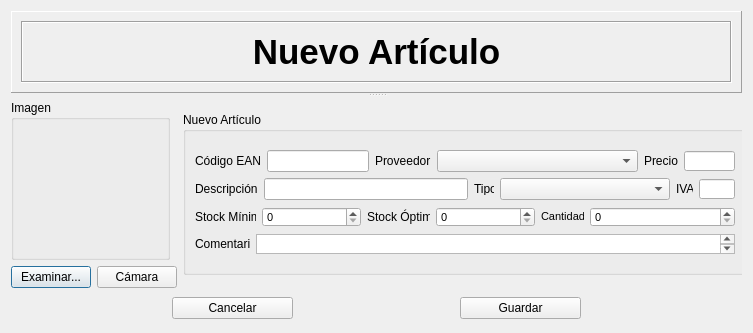
<?xml version="1.0" encoding="UTF-8"?>
<ui version="4.0">
 <class>DialogNuevoArticulo</class>
 <widget class="QDialog" name="DialogNuevoArticulo">
  <property name="geometry">
   <rect>
    <x>0</x>
    <y>0</y>
    <width>753</width>
    <height>333</height>
   </rect>
  </property>
  <property name="sizePolicy">
   <sizepolicy hsizetype="Fixed" vsizetype="Fixed">
    <horstretch>0</horstretch>
    <verstretch>0</verstretch>
   </sizepolicy>
  </property>
  <property name="minimumSize">
   <size>
    <width>753</width>
    <height>333</height>
   </size>
  </property>
  <property name="maximumSize">
   <size>
    <width>753</width>
    <height>333</height>
   </size>
  </property>
  <property name="windowTitle">
   <string>Dialog</string>
  </property>
  <layout class="QGridLayout" name="gridLayout_3">
   <item row="0" column="0">
    <widget class="QSplitter" name="splitter">
     <property name="orientation">
      <enum>Qt::Vertical</enum>
     </property>
     <widget class="QFrame" name="frame">
      <property name="sizePolicy">
       <sizepolicy hsizetype="Preferred" vsizetype="Fixed">
        <horstretch>0</horstretch>
        <verstretch>0</verstretch>
       </sizepolicy>
      </property>
      <property name="minimumSize">
       <size>
        <width>0</width>
        <height>82</height>
       </size>
      </property>
      <property name="maximumSize">
       <size>
        <width>16777215</width>
        <height>82</height>
       </size>
      </property>
      <property name="frameShape">
       <enum>QFrame::Panel</enum>
      </property>
      <property name="frameShadow">
       <enum>QFrame::Raised</enum>
      </property>
      <layout class="QHBoxLayout" name="horizontalLayout">
       <item>
        <widget class="QFrame" name="frame_2">
         <property name="frameShape">
          <enum>QFrame::Box</enum>
         </property>
         <property name="frameShadow">
          <enum>QFrame::Sunken</enum>
         </property>
         <layout class="QHBoxLayout" name="horizontalLayout_2">
          <item>
           <widget class="QLabel" name="label_6">
            <property name="text">
             <string>&lt;!DOCTYPE HTML PUBLIC &quot;-//W3C//DTD HTML 4.0//EN&quot; &quot;http://www.w3.org/TR/REC-html40/strict.dtd&quot;&gt;
&lt;html&gt;&lt;head&gt;&lt;meta name=&quot;qrichtext&quot; content=&quot;1&quot; /&gt;&lt;style type=&quot;text/css&quot;&gt;
p, li { white-space: pre-wrap; }
&lt;/style&gt;&lt;/head&gt;&lt;body style=&quot; font-family:'Ubuntu'; font-size:11pt; font-weight:400; font-style:normal;&quot;&gt;
&lt;p align=&quot;center&quot; style=&quot; margin-top:0px; margin-bottom:0px; margin-left:0px; margin-right:0px; -qt-block-indent:0; text-indent:0px;&quot;&gt;&lt;span style=&quot; font-size:26pt; font-weight:600;&quot;&gt;Nuevo Artículo&lt;/span&gt;&lt;/p&gt;&lt;/body&gt;&lt;/html&gt;</string>
            </property>
            <property name="alignment">
             <set>Qt::AlignCenter</set>
            </property>
           </widget>
          </item>
         </layout>
        </widget>
       </item>
      </layout>
     </widget>
     <widget class="QWidget" name="layoutWidget">
      <layout class="QVBoxLayout" name="verticalLayout">
       <item>
        <layout class="QHBoxLayout" name="horizontalLayout_18">
         <item>
          <layout class="QGridLayout" name="gridLayout">
           <item row="0" column="0">
            <widget class="QGroupBox" name="groupBox_2">
             <property name="sizePolicy">
              <sizepolicy hsizetype="Fixed" vsizetype="Fixed">
               <horstretch>159</horstretch>
               <verstretch>160</verstretch>
              </sizepolicy>
             </property>
             <property name="minimumSize">
              <size>
               <width>159</width>
               <height>160</height>
              </size>
             </property>
             <property name="maximumSize">
              <size>
               <width>159</width>
               <height>160</height>
              </size>
             </property>
             <property name="title">
              <string>Imagen</string>
             </property>
             <widget class="QLabel" name="lbImagen">
              <property name="geometry">
               <rect>
                <x>4</x>
                <y>20</y>
                <width>151</width>
                <height>131</height>
               </rect>
              </property>
              <property name="text">
               <string/>
              </property>
              <property name="textFormat">
               <enum>Qt::AutoText</enum>
              </property>
             </widget>
            </widget>
           </item>
           <item row="1" column="0">
            <layout class="QHBoxLayout" name="horizontalLayout_7">
             <item>
              <widget class="QPushButton" name="pbExaminar">
               <property name="text">
                <string>Examinar...</string>
               </property>
              </widget>
             </item>
             <item>
              <widget class="QPushButton" name="pbCamara">
               <property name="text">
                <string>Cámara</string>
               </property>
              </widget>
             </item>
            </layout>
           </item>
          </layout>
         </item>
         <item>
          <widget class="QGroupBox" name="groupBox">
           <property name="sizePolicy">
            <sizepolicy hsizetype="Fixed" vsizetype="Fixed">
             <horstretch>0</horstretch>
             <verstretch>0</verstretch>
            </sizepolicy>
           </property>
           <property name="minimumSize">
            <size>
             <width>564</width>
             <height>153</height>
            </size>
           </property>
           <property name="maximumSize">
            <size>
             <width>564</width>
             <height>163</height>
            </size>
           </property>
           <property name="title">
            <string>Nuevo Artículo</string>
           </property>
           <layout class="QGridLayout" name="gridLayout_2">
            <item row="0" column="0">
             <layout class="QVBoxLayout" name="verticalLayout_4">
              <item>
               <layout class="QVBoxLayout" name="verticalLayout_3">
                <item>
                 <layout class="QVBoxLayout" name="verticalLayout_2">
                  <item>
                   <layout class="QHBoxLayout" name="horizontalLayout_14">
                    <item>
                     <layout class="QHBoxLayout" name="horizontalLayout_3">
                      <item>
                       <widget class="QLabel" name="label_8">
                        <property name="text">
                         <string>Código EAN</string>
                        </property>
                       </widget>
                      </item>
                      <item>
                       <widget class="QLineEdit" name="leCodEAN">
                        <property name="maxLength">
                         <number>20</number>
                        </property>
                       </widget>
                      </item>
                      <item>
                       <widget class="QLabel" name="label_3">
                        <property name="text">
                         <string>Proveedor</string>
                        </property>
                       </widget>
                      </item>
                      <item>
                       <widget class="QComboBox" name="cbTienda">
                        <property name="sizePolicy">
                         <sizepolicy hsizetype="Fixed" vsizetype="Fixed">
                          <horstretch>0</horstretch>
                          <verstretch>0</verstretch>
                         </sizepolicy>
                        </property>
                        <property name="minimumSize">
                         <size>
                          <width>201</width>
                          <height>0</height>
                         </size>
                        </property>
                       </widget>
                      </item>
                     </layout>
                    </item>
                    <item>
                     <layout class="QHBoxLayout" name="horizontalLayout_8">
                      <item>
                       <widget class="QLabel" name="label_2">
                        <property name="text">
                         <string>Precio</string>
                        </property>
                       </widget>
                      </item>
                      <item>
                       <widget class="QLineEdit" name="lePrecio">
                        <property name="sizePolicy">
                         <sizepolicy hsizetype="Fixed" vsizetype="Fixed">
                          <horstretch>0</horstretch>
                          <verstretch>0</verstretch>
                         </sizepolicy>
                        </property>
                        <property name="minimumSize">
                         <size>
                          <width>51</width>
                          <height>20</height>
                         </size>
                        </property>
                        <property name="maximumSize">
                         <size>
                          <width>51</width>
                          <height>20</height>
                         </size>
                        </property>
                        <property name="maxLength">
                         <number>10</number>
                        </property>
                       </widget>
                      </item>
                     </layout>
                    </item>
                   </layout>
                  </item>
                  <item>
                   <layout class="QHBoxLayout" name="horizontalLayout_13">
                    <item>
                     <layout class="QHBoxLayout" name="horizontalLayout_4">
                      <item>
                       <widget class="QLabel" name="label">
                        <property name="text">
                         <string>Descripción</string>
                        </property>
                       </widget>
                      </item>
                      <item>
                       <widget class="QLineEdit" name="leDescripcion">
                        <property name="text">
                         <string/>
                        </property>
                        <property name="maxLength">
                         <number>200</number>
                        </property>
                       </widget>
                      </item>
                     </layout>
                    </item>
                    <item>
                     <layout class="QHBoxLayout" name="horizontalLayout_9">
                      <item>
                       <widget class="QLabel" name="label_9">
                        <property name="sizePolicy">
                         <sizepolicy hsizetype="Fixed" vsizetype="Fixed">
                          <horstretch>0</horstretch>
                          <verstretch>0</verstretch>
                         </sizepolicy>
                        </property>
                        <property name="minimumSize">
                         <size>
                          <width>20</width>
                          <height>13</height>
                         </size>
                        </property>
                        <property name="maximumSize">
                         <size>
                          <width>20</width>
                          <height>13</height>
                         </size>
                        </property>
                        <property name="text">
                         <string>Tipo</string>
                        </property>
                       </widget>
                      </item>
                      <item>
                       <widget class="QComboBox" name="cbTipoProducto">
                        <property name="minimumSize">
                         <size>
                          <width>170</width>
                          <height>20</height>
                         </size>
                        </property>
                        <property name="maximumSize">
                         <size>
                          <width>69</width>
                          <height>16777215</height>
                         </size>
                        </property>
                       </widget>
                      </item>
                     </layout>
                    </item>
                    <item>
                     <layout class="QHBoxLayout" name="horizontalLayout_5">
                      <item>
                       <widget class="QLabel" name="label_4">
                        <property name="sizePolicy">
                         <sizepolicy hsizetype="Fixed" vsizetype="Fixed">
                          <horstretch>0</horstretch>
                          <verstretch>0</verstretch>
                         </sizepolicy>
                        </property>
                        <property name="minimumSize">
                         <size>
                          <width>17</width>
                          <height>16</height>
                         </size>
                        </property>
                        <property name="maximumSize">
                         <size>
                          <width>17</width>
                          <height>16</height>
                         </size>
                        </property>
                        <property name="text">
                         <string>IVA</string>
                        </property>
                       </widget>
                      </item>
                      <item>
                       <widget class="QLineEdit" name="leIVA">
                        <property name="sizePolicy">
                         <sizepolicy hsizetype="Fixed" vsizetype="Fixed">
                          <horstretch>0</horstretch>
                          <verstretch>0</verstretch>
                         </sizepolicy>
                        </property>
                        <property name="minimumSize">
                         <size>
                          <width>36</width>
                          <height>20</height>
                         </size>
                        </property>
                        <property name="maximumSize">
                         <size>
                          <width>36</width>
                          <height>20</height>
                         </size>
                        </property>
                        <property name="maxLength">
                         <number>3</number>
                        </property>
                       </widget>
                      </item>
                     </layout>
                    </item>
                   </layout>
                  </item>
                 </layout>
                </item>
                <item>
                 <layout class="QHBoxLayout" name="horizontalLayout_12">
                  <item>
                   <layout class="QHBoxLayout" name="horizontalLayout_11">
                    <item>
                     <widget class="QLabel" name="label_10">
                      <property name="sizePolicy">
                       <sizepolicy hsizetype="Fixed" vsizetype="Fixed">
                        <horstretch>0</horstretch>
                        <verstretch>0</verstretch>
                       </sizepolicy>
                      </property>
                      <property name="minimumSize">
                       <size>
                        <width>61</width>
                        <height>13</height>
                       </size>
                      </property>
                      <property name="maximumSize">
                       <size>
                        <width>61</width>
                        <height>13</height>
                       </size>
                      </property>
                      <property name="text">
                       <string>Stock Mínimo</string>
                      </property>
                     </widget>
                    </item>
                    <item>
                     <widget class="QSpinBox" name="sbMinimo">
                      <property name="sizePolicy">
                       <sizepolicy hsizetype="Expanding" vsizetype="Fixed">
                        <horstretch>0</horstretch>
                        <verstretch>0</verstretch>
                       </sizepolicy>
                      </property>
                      <property name="minimumSize">
                       <size>
                        <width>99</width>
                        <height>20</height>
                       </size>
                      </property>
                      <property name="maximumSize">
                       <size>
                        <width>99</width>
                        <height>20</height>
                       </size>
                      </property>
                      <property name="font">
                       <font>
                        <pointsize>8</pointsize>
                       </font>
                      </property>
                      <property name="maximum">
                       <number>100000</number>
                      </property>
                     </widget>
                    </item>
                   </layout>
                  </item>
                  <item>
                   <layout class="QHBoxLayout" name="horizontalLayout_10">
                    <item>
                     <widget class="QLabel" name="label_11">
                      <property name="sizePolicy">
                       <sizepolicy hsizetype="Fixed" vsizetype="Fixed">
                        <horstretch>0</horstretch>
                        <verstretch>0</verstretch>
                       </sizepolicy>
                      </property>
                      <property name="minimumSize">
                       <size>
                        <width>63</width>
                        <height>22</height>
                       </size>
                      </property>
                      <property name="maximumSize">
                       <size>
                        <width>63</width>
                        <height>22</height>
                       </size>
                      </property>
                      <property name="text">
                       <string>Stock Óptimo</string>
                      </property>
                     </widget>
                    </item>
                    <item>
                     <widget class="QSpinBox" name="sbOptimo">
                      <property name="sizePolicy">
                       <sizepolicy hsizetype="Expanding" vsizetype="Fixed">
                        <horstretch>0</horstretch>
                        <verstretch>0</verstretch>
                       </sizepolicy>
                      </property>
                      <property name="minimumSize">
                       <size>
                        <width>99</width>
                        <height>20</height>
                       </size>
                      </property>
                      <property name="maximumSize">
                       <size>
                        <width>99</width>
                        <height>20</height>
                       </size>
                      </property>
                      <property name="font">
                       <font>
                        <pointsize>8</pointsize>
                       </font>
                      </property>
                      <property name="maximum">
                       <number>1000000000</number>
                      </property>
                     </widget>
                    </item>
                   </layout>
                  </item>
                  <item>
                   <layout class="QHBoxLayout" name="horizontalLayout_6">
                    <item>
                     <widget class="QLabel" name="label_5">
                      <property name="sizePolicy">
                       <sizepolicy hsizetype="Fixed" vsizetype="Fixed">
                        <horstretch>0</horstretch>
                        <verstretch>0</verstretch>
                       </sizepolicy>
                      </property>
                      <property name="minimumSize">
                       <size>
                        <width>43</width>
                        <height>13</height>
                       </size>
                      </property>
                      <property name="maximumSize">
                       <size>
                        <width>43</width>
                        <height>13</height>
                       </size>
                      </property>
                      <property name="font">
                       <font>
                        <pointsize>8</pointsize>
                       </font>
                      </property>
                      <property name="text">
                       <string>Cantidad</string>
                      </property>
                     </widget>
                    </item>
                    <item>
                     <widget class="QSpinBox" name="sbCantidad">
                      <property name="sizePolicy">
                       <sizepolicy hsizetype="Expanding" vsizetype="Fixed">
                        <horstretch>0</horstretch>
                        <verstretch>0</verstretch>
                       </sizepolicy>
                      </property>
                      <property name="minimumSize">
                       <size>
                        <width>0</width>
                        <height>20</height>
                       </size>
                      </property>
                      <property name="maximumSize">
                       <size>
                        <width>16777215</width>
                        <height>20</height>
                       </size>
                      </property>
                      <property name="font">
                       <font>
                        <pointsize>8</pointsize>
                       </font>
                      </property>
                      <property name="minimum">
                       <number>0</number>
                      </property>
                      <property name="maximum">
                       <number>1000000000</number>
                      </property>
                      <property name="value">
                       <number>0</number>
                      </property>
                     </widget>
                    </item>
                   </layout>
                  </item>
                 </layout>
                </item>
               </layout>
              </item>
              <item>
               <layout class="QHBoxLayout" name="horizontalLayout_15">
                <item>
                 <widget class="QLabel" name="label_7">
                  <property name="sizePolicy">
                   <sizepolicy hsizetype="Fixed" vsizetype="Fixed">
                    <horstretch>0</horstretch>
                    <verstretch>0</verstretch>
                   </sizepolicy>
                  </property>
                  <property name="minimumSize">
                   <size>
                    <width>55</width>
                    <height>16</height>
                   </size>
                  </property>
                  <property name="maximumSize">
                   <size>
                    <width>55</width>
                    <height>16</height>
                   </size>
                  </property>
                  <property name="text">
                   <string>Comentario</string>
                  </property>
                 </widget>
                </item>
                <item>
                 <widget class="QTextEdit" name="teComentario">
                  <property name="sizePolicy">
                   <sizepolicy hsizetype="Expanding" vsizetype="Fixed">
                    <horstretch>0</horstretch>
                    <verstretch>0</verstretch>
                   </sizepolicy>
                  </property>
                  <property name="minimumSize">
                   <size>
                    <width>0</width>
                    <height>20</height>
                   </size>
                  </property>
                  <property name="maximumSize">
                   <size>
                    <width>11111111</width>
                    <height>20</height>
                   </size>
                  </property>
                  <property name="html">
                   <string>&lt;!DOCTYPE HTML PUBLIC &quot;-//W3C//DTD HTML 4.0//EN&quot; &quot;http://www.w3.org/TR/REC-html40/strict.dtd&quot;&gt;
&lt;html&gt;&lt;head&gt;&lt;meta name=&quot;qrichtext&quot; content=&quot;1&quot; /&gt;&lt;style type=&quot;text/css&quot;&gt;
p, li { white-space: pre-wrap; }
&lt;/style&gt;&lt;/head&gt;&lt;body style=&quot; font-family:'MS Shell Dlg 2'; font-size:8.25pt; font-weight:400; font-style:normal;&quot;&gt;
&lt;p style=&quot;-qt-paragraph-type:empty; margin-top:0px; margin-bottom:0px; margin-left:0px; margin-right:0px; -qt-block-indent:0; text-indent:0px; font-size:8pt;&quot;&gt;&lt;/p&gt;&lt;/body&gt;&lt;/html&gt;</string>
                  </property>
                 </widget>
                </item>
               </layout>
              </item>
             </layout>
            </item>
           </layout>
          </widget>
         </item>
        </layout>
       </item>
       <item>
        <layout class="QHBoxLayout" name="horizontalLayout_17">
         <item>
          <widget class="QPushButton" name="pbCancelar">
           <property name="minimumSize">
            <size>
             <width>121</width>
             <height>0</height>
            </size>
           </property>
           <property name="maximumSize">
            <size>
             <width>121</width>
             <height>16777215</height>
            </size>
           </property>
           <property name="text">
            <string>Cancelar</string>
           </property>
          </widget>
         </item>
         <item>
          <widget class="QPushButton" name="pbGuardar">
           <property name="sizePolicy">
            <sizepolicy hsizetype="Fixed" vsizetype="Fixed">
             <horstretch>0</horstretch>
             <verstretch>0</verstretch>
            </sizepolicy>
           </property>
           <property name="minimumSize">
            <size>
             <width>121</width>
             <height>0</height>
            </size>
           </property>
           <property name="maximumSize">
            <size>
             <width>121</width>
             <height>16777215</height>
            </size>
           </property>
           <property name="text">
            <string>Guardar</string>
           </property>
          </widget>
         </item>
        </layout>
       </item>
      </layout>
     </widget>
    </widget>
   </item>
  </layout>
 </widget>
 <tabstops>
  <tabstop>leCodEAN</tabstop>
  <tabstop>cbTienda</tabstop>
  <tabstop>lePrecio</tabstop>
  <tabstop>leDescripcion</tabstop>
  <tabstop>cbTipoProducto</tabstop>
  <tabstop>leIVA</tabstop>
  <tabstop>sbMinimo</tabstop>
  <tabstop>sbOptimo</tabstop>
  <tabstop>sbCantidad</tabstop>
  <tabstop>teComentario</tabstop>
  <tabstop>pbExaminar</tabstop>
  <tabstop>pbCamara</tabstop>
  <tabstop>pbCancelar</tabstop>
  <tabstop>pbGuardar</tabstop>
 </tabstops>
 <resources/>
 <connections/>
</ui>
